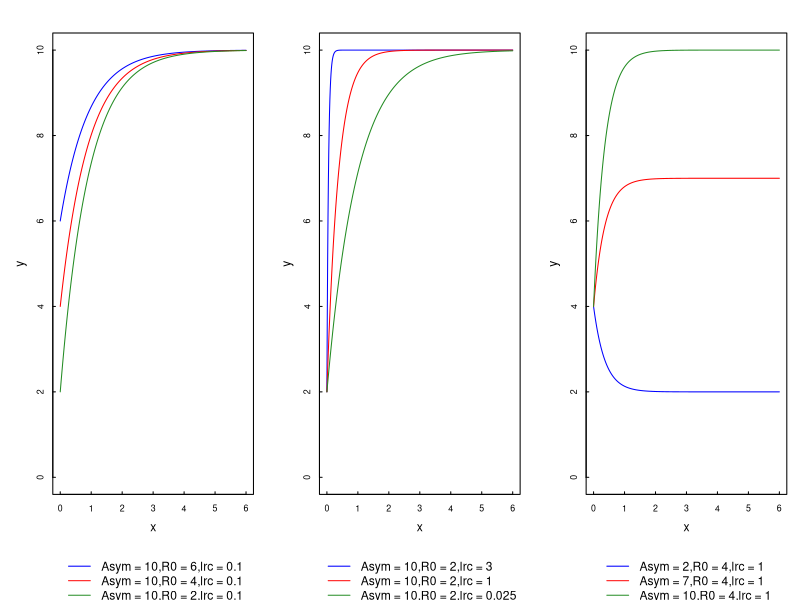
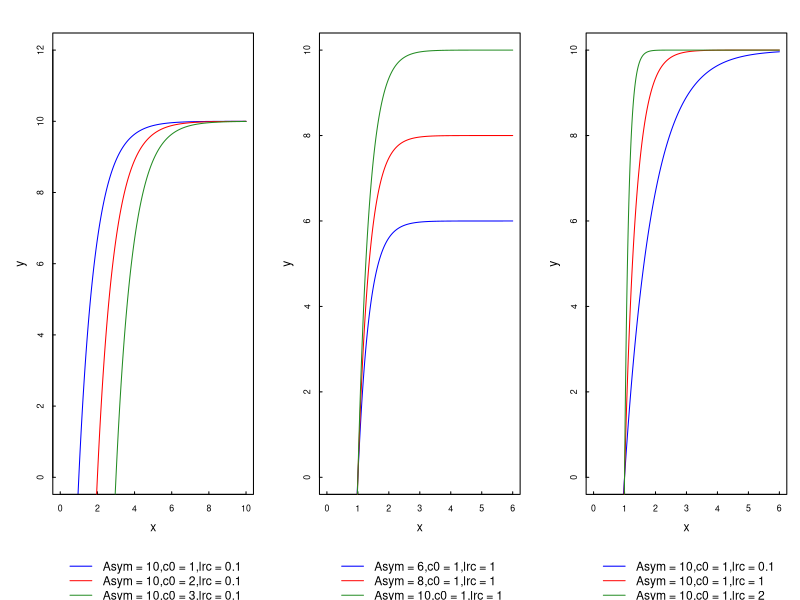
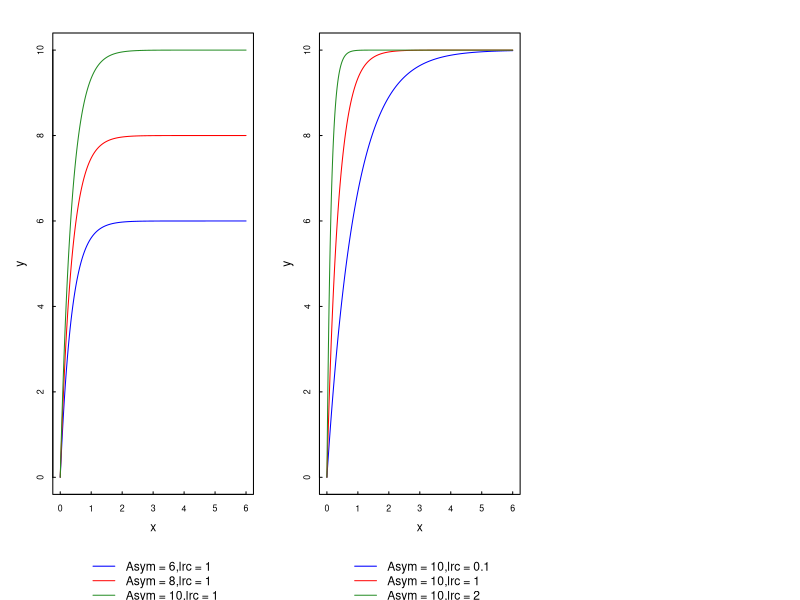
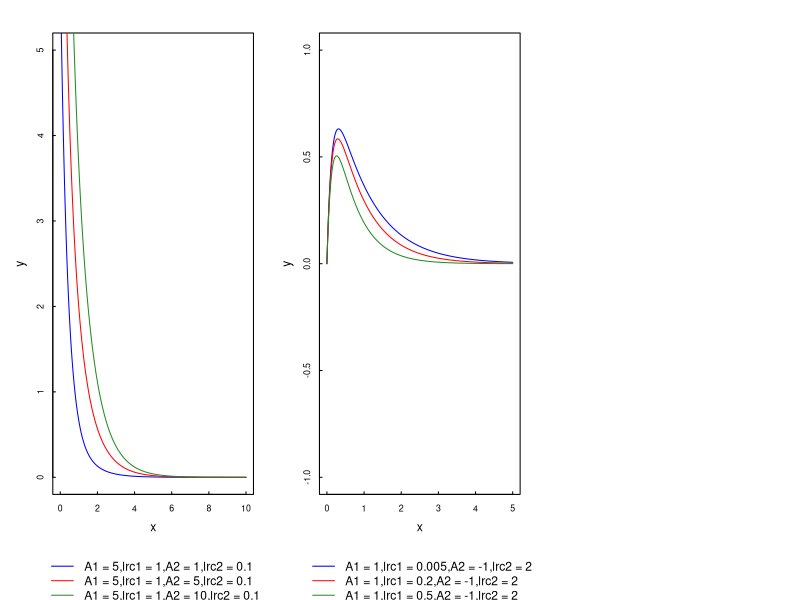
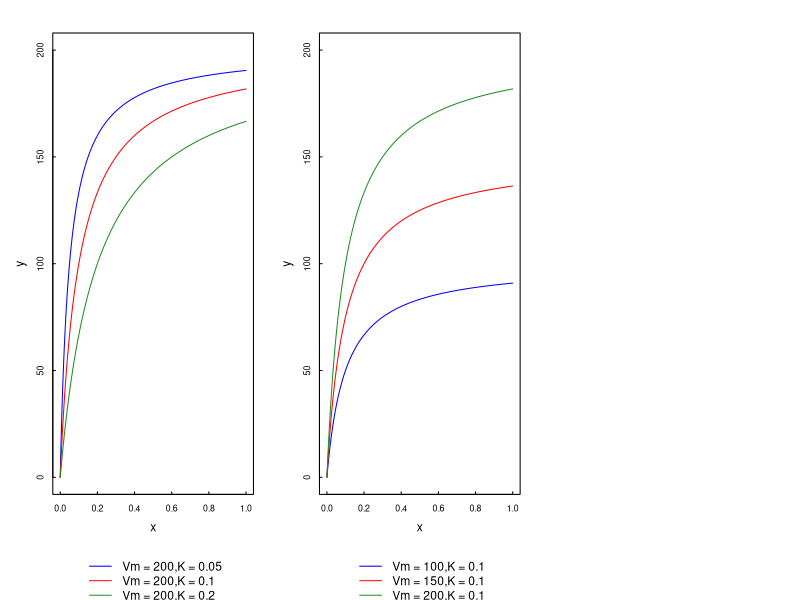
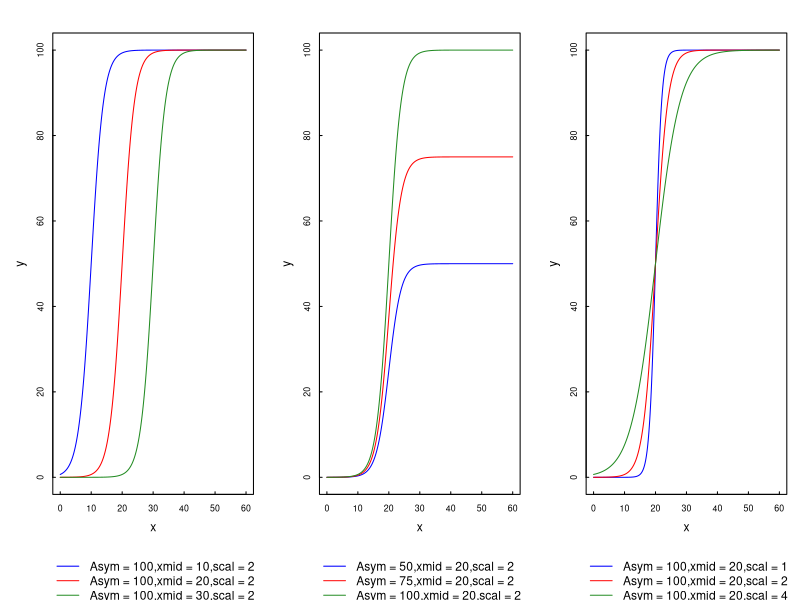
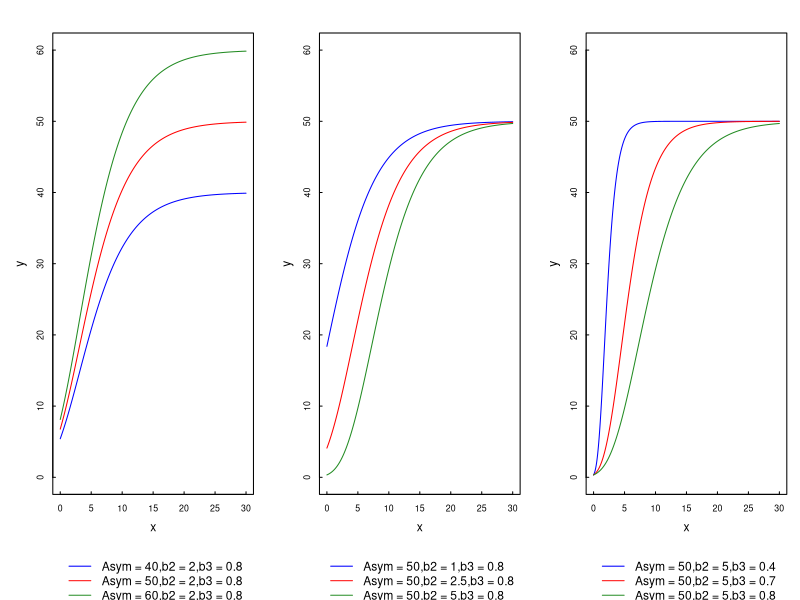
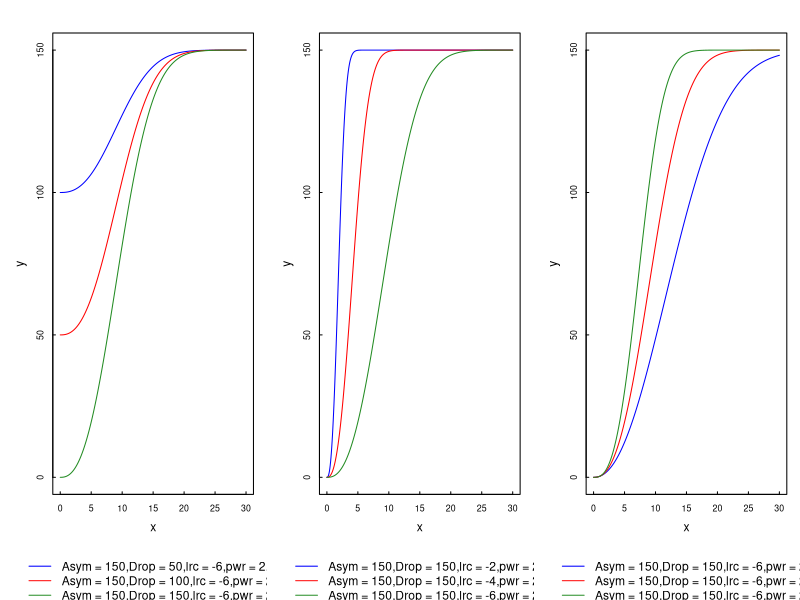

Recreate these plots in R, in order.
## ---- chunk 1
ss_plot_i <- function(model, params, xlim, add=FALSE, inputname="input", ...){
  
  x <- seq(xlim[1], xlim[2], length=501)
  li <- list(input=x)
  names(li)[1] <- inputname
  l <- c(li, params)
  y <- do.call(model, l)
  
  if(!add){
    plot(x,y, type='l', ...)
  } else {
    lines(x,y, ...)
  }
}
make_legend <- function(p){
  n <- length(p[[1]])
  txt <- c()
  for(i in 1:n){
    txt[i] <- paste(paste(names(p), "=", sapply(p, "[", i)), collapse=",")
  }
  txt
}
ss_plot <- function(model, params, legend="bottomright", ...){
  n <- length(params[[1]])
  
  par(xpd=FALSE)
  fn <- function(i, ...)ss_plot_i(model, lapply(params, "[", i), ...)
  
  fn(1, col=palette()[1], ...)
  for(j in 2:n){
    fn(j, add=TRUE, col=palette()[j],...)
  }
  
  txt <- make_legend(params)
  par(xpd=TRUE)
  legend("bottom", txt, lty=1, col=palette(), bty='n', cex=1.1, inset=-0.25)
}
get_help_title <- function(ss){
  rdbfile <- file.path(find.package("stats"), "help", "stats")
  rdb <- tools:::fetchRdDB(rdbfile, key = ss)
  rdb[[1]][[1]][1]
}

palette(c("blue","red","forestgreen"))
## ---- chunk 2
par(mfrow=c(1,3), mar=c(8,4,0.5,1), mgp=c(2,0.5,0), tcl=0.2, cex.axis=0.8, cex.lab=1.1,
    oma=c(0,0,2,0))
ss_plot(SSasymp, list(Asym=c(10,10,10), R0=c(6,4,2), lrc=c(0.1,0.1,0.1)), xlim=c(0,6), ylim=c(0,10))
ss_plot(SSasymp, list(Asym=c(10,10,10), R0=c(2,2,2), lrc=c(3,1,0.025)), xlim=c(0,6), ylim=c(0,10))
ss_plot(SSasymp, list(Asym=c(2,7,10), R0=c(4,4,4), lrc=c(1,1,1)), xlim=c(0,6), ylim=c(0,10))
## ---- chunk 3
par(mfrow=c(1,3), mar=c(8,4,0.5,1), mgp=c(2,0.5,0), tcl=0.2, cex.axis=0.8, cex.lab=1.1,
    oma=c(0,0,2,0))
ss_plot(SSasympOff, list(Asym=c(10,10,10), c0=c(1,2,3), lrc=c(0.1,0.1,0.1)), "topleft", xlim=c(0,10), ylim=c(0,12))
ss_plot(SSasympOff, list(Asym=c(6,8,10), c0=c(1,1,1), lrc=c(1,1,1)), xlim=c(0,6), ylim=c(0,10))
ss_plot(SSasympOff, list(Asym=c(10,10,10), c0=c(1,1,1), lrc=c(0.1,1,2)), xlim=c(0,6), ylim=c(0,10))
## ---- chunk 4
par(mfrow=c(1,3), mar=c(8,4,0.5,1), mgp=c(2,0.5,0), tcl=0.2, cex.axis=0.8, cex.lab=1.1,
    oma=c(0,0,2,0))
ss_plot(SSasympOrig, list(Asym=c(6,8,10), lrc=c(1,1,1)), xlim=c(0,6), ylim=c(0,10))
ss_plot(SSasympOrig, list(Asym=c(10,10,10), lrc=c(0.1,1,2)), xlim=c(0,6), ylim=c(0,10))
## ---- chunk 5
par(mfrow=c(1,3), mar=c(8,4,0.5,1), mgp=c(2,0.5,0), tcl=0.2, cex.axis=0.8, cex.lab=1.1,
    oma=c(0,0,2,0))
ss_plot(SSbiexp, list(A1=c(5,5,5), lrc1=c(1,1,1), A2=c(1,5,10), lrc2=c(0.1,0.1,0.1)), "topright", 
        xlim=c(0,10), ylim=c(0,5))
ss_plot(SSbiexp, list(A1=c(1,1,1), lrc1=c(0.005,0.2,0.5), A2=c(-1,-1,-1), lrc2=c(2,2,2)), "topright", 
        xlim=c(0,5), ylim=c(-1,1))

## ---- chunk 6
par(mfrow=c(1,3), mar=c(8,4,0.5,1), mgp=c(2,0.5,0), tcl=0.2, cex.axis=0.8, cex.lab=1.1,
    oma=c(0,0,2,0))
ss_plot(SSmicmen, list(Vm=c(200, 200, 200), K=c(0.05, 0.1, 0.2)), xlim=c(0,1), ylim=c(0,200))
ss_plot(SSmicmen, list(Vm=c(100, 150, 200), K=c(0.1, 0.1, 0.1)), xlim=c(0,1), ylim=c(0,200))
## ---- chunk 7
par(mfrow=c(1,3), mar=c(8,4,0.5,1), mgp=c(2,0.5,0), tcl=0.2, cex.axis=0.8, cex.lab=1.1,
    oma=c(0,0,2,0))
ss_plot(SSlogis, list(Asym=c(100,100,100), xmid=c(10,20,30), scal=c(2,2,2)), xlim=c(0,60), ylim=c(0,100))
ss_plot(SSlogis, list(Asym=c(50,75,100), xmid=c(20,20,20), scal=c(2,2,2)), xlim=c(0,60), ylim=c(0,100))
ss_plot(SSlogis, list(Asym=c(100,100,100), xmid=c(20,20,20), scal=c(1,2,4)), xlim=c(0,60), ylim=c(0,100))
## ---- chunk 8
par(mfrow=c(1,3), mar=c(8,4,0.5,1), mgp=c(2,0.5,0), tcl=0.2, cex.axis=0.8, cex.lab=1.1,
    oma=c(0,0,2,0))
ss_plot(SSgompertz, list(Asym=c(40,50,60), b2=c(2,2,2), b3=c(0.8, 0.8, 0.8)),
        xlim=c(0,30), ylim=c(0,60), inputname="x")
ss_plot(SSgompertz, list(Asym=c(50,50,50), b2=c(1,2.5,5), b3=c(0.8, 0.8, 0.8)),
        xlim=c(0,30), ylim=c(0,60), inputname="x")
ss_plot(SSgompertz, list(Asym=c(50,50,50), b2=c(5,5,5), b3=c(0.4, 0.7, 0.8)),
        xlim=c(0,30), ylim=c(0,60), inputname="x")
## ---- chunk 9
par(mfrow=c(1,3), mar=c(8,4,0.5,1), mgp=c(2,0.5,0), tcl=0.2, cex.axis=0.8, cex.lab=1.1,
    oma=c(0,0,2,0))
ss_plot(SSweibull, list(Asym=c(150,150,150), Drop=c(50,100,150), lrc=c(-6, -6, -6), pwr=c(2.5, 2.5, 2.5)),
        inputname="x",xlim=c(0,30), ylim=c(0,150))
ss_plot(SSweibull, list(Asym=c(150,150,150), Drop=c(150,150,150), lrc=c(-2, -4, -6), pwr=c(2.5, 2.5, 2.5)),
        inputname="x",xlim=c(0,30), ylim=c(0,150))
ss_plot(SSweibull, list(Asym=c(150,150,150), Drop=c(150,150,150), lrc=c(-6, -6, -6), pwr=c(2.2, 2.5, 2.8)),
        inputname="x",xlim=c(0,30), ylim=c(0,150))

## ---- chunk 10
par(mfrow=c(1,3), mar=c(8,4,0.5,1), mgp=c(2,0.5,0), tcl=0.2, cex.axis=0.8, cex.lab=1.1,
    oma=c(0,0,2,0))
ss_plot(SSfpl, list(A=c(0,5,10), B=c(20,20,20), xmid=c(20,20,20), scal=c(2,2,2)), 
        xlim=c(0,50), ylim=c(0,20))
ss_plot(SSfpl, list(A=c(5,5,5), B=c(10,15,20), xmid=c(20,20,20), scal=c(2,2,2)), 
        xlim=c(0,50), ylim=c(0,20))
ss_plot(SSfpl, list(A=c(5,5,5), B=c(20,20,20), xmid=c(10,20,30), scal=c(2,2,2)), 
        xlim=c(0,50), ylim=c(0,20))
## ---- chunk 11
par(mfrow=c(1,3), mar=c(8,4,0.5,1), mgp=c(2,0.5,0), tcl=0.2, cex.axis=0.8, cex.lab=1.1,
    oma=c(0,0,2,0))
ss_plot(SSfpl, list(A=c(5,5,5), B=c(20,20,20), xmid=c(20,20,20), scal=c(1,2,4)), 
        xlim=c(0,50), ylim=c(0,20))

